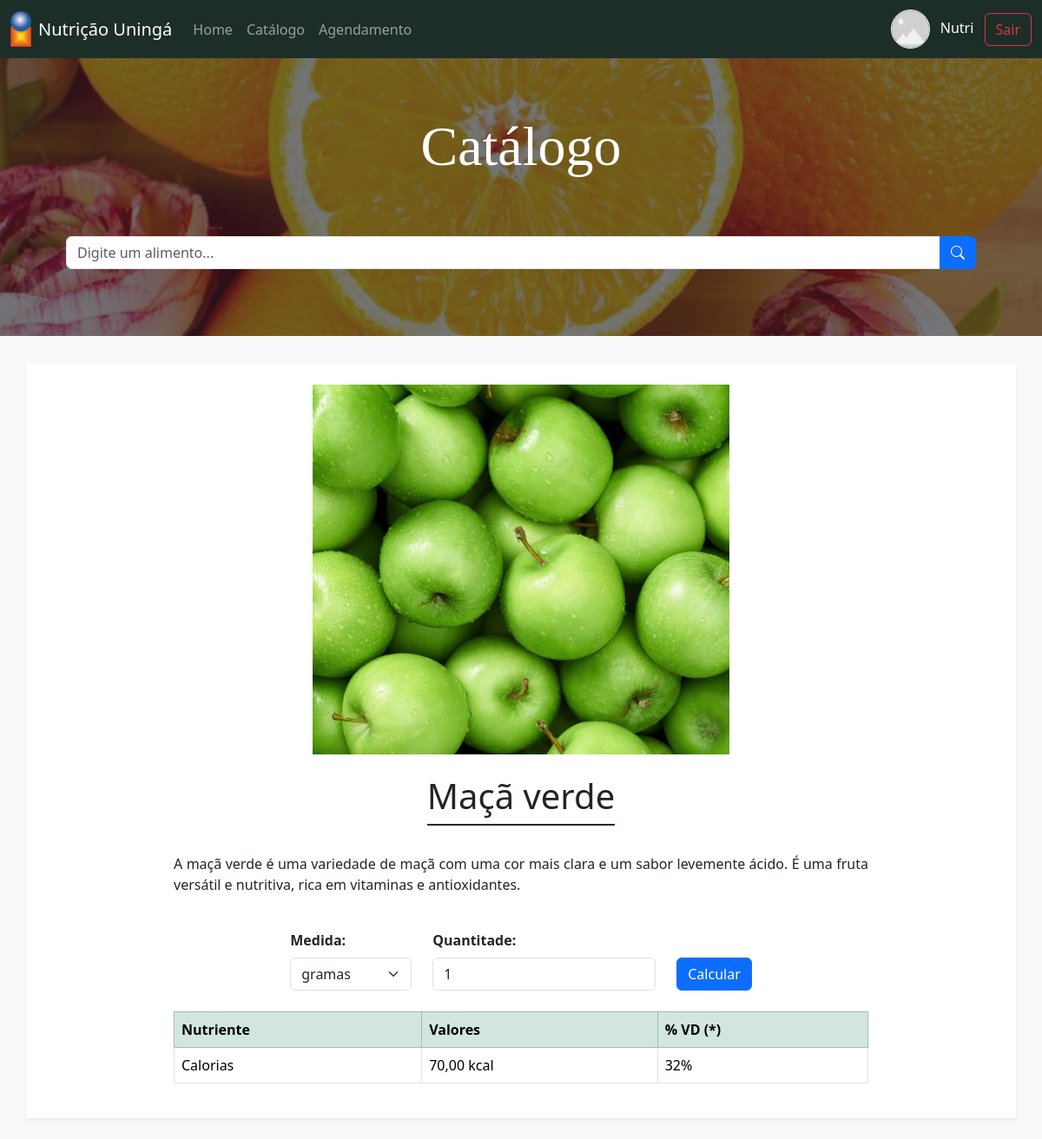
/catalogo/1/ (signed in), run on the app's committed database.
### login/models.py (models this page shows, shortened)
class User(AbstractUser):
    is_cliente = models.BooleanField(default=False)
    is_nutricionista = models.BooleanField(default=False)
    username = models.CharField(unique=True, max_length=50, null=True, blank=True)
    email = models.EmailField(unique=True)
    foto = models.ImageField(null=True, blank=True, upload_to="foto_usuario/")
    data_nascimento = models.DateField(null=False, blank=False, default='2000-01-01')
    USERNAME_FIELD = 'email'
    REQUIRED_FIELDS = ['username', 'first_name', 'last_name']
    class Meta:
        verbose_name = 'Usuario'
        verbose_name_plural = 'Usuarios'
        permissions = [
            ("cliente", "Pode visitar sua pagina de cliente"),
            ("nutricionista", "Pode visitar sua pagina de nutricionista"),
        ]

### catalogo/models.py (models this page shows, shortened)
class Alimento(models.Model):
    nome = models.CharField(max_length=150, null=False, unique=True)
    imagem = models.ImageField(null=True, blank=True, upload_to="imagem__alimento/")
    descricao = models.TextField(null=True)
    calorias = models.DecimalField(
        max_digits=6,
        decimal_places=2,
        validators=[MinValueValidator(0)]
    )
    proteinas = models.DecimalField(
        max_digits=6,
        decimal_places=2,
        validators=[MinValueValidator(0)]
    )
    sodio = models.DecimalField(
        max_digits=6,
        decimal_places=2,
        validators=[MinValueValidator(0)]
    )
    class Meta:
        verbose_name = "Alimento"
        verbose_name_plural = "Alimentos"

### catalogo/views.py (the view)
# urls.py: path('catalogo/<int:id>/', views.alimento, name='alimento'),
def alimento(request, id):
    alimento = Alimento.objects.get(id = id)
    return render(request, 'catalogo/alimento.html', {'alimento': alimento})

### catalogo/templates/catalogo/alimento.html (shortened to what this page needs)
{% extends "base.html" %}
{% load static %}
{% block styles %}
    <link rel="stylesheet" href="{% static "css/catalogo/catalogo.css" %}">
    <link rel="stylesheet" href="{% static "css/catalogo/alimento.css" %}">
{% endblock styles %}
{% block conteudo %}
    <main>
        {% include "partials/catalogo/pesquisa.html" %}
        <section class="container bg-white d-flex flex-column justify-content-center align-items-center shadow-sm gap-4 py-4 my-4">
            {% if alimento.imagem %}
                <img
                    class="imagem-alimento"
                    src="{{ alimento.imagem.url }}"
                    alt="imagem de {{alimento.nome}}">
            {% else %}
                <img
                    class="imagem-alimento"
                    src="{% static "img/placeholder.png" %}"
                    alt="Placeholder">
            {% endif %}
            <h1 class="titulo">{{alimento.nome}}</h1>
            <p class="descricao">{{alimento.descricao}}</p>
            <form class="d-flex justify-content-center align-items-center gap-4" action="">
                <div>
                    <label for="medida" class="form-label fw-bold">Medida:</label>
                    <select class="form-select" id="medida">
                        <option selected value="1">gramas</option>
                    </select>
                </div>
                <div>
                    <label class="form-label fw-bold">Quantitade:</label>
                    <input type="number" class="form-control" id="quantitade" value="1">
                </div>
                <button class="btn btn-primary" type="button" style="margin-top: 1.95rem;">Calcular</button>
            </form>
            {% include "partials/catalogo/tabela_nutricional.html" %}
        </section>
    </main>
{% endblock conteudo %}

### catalogo/templates/partials/usuario.html
{% load static %}
{% if user.is_authenticated %}
    <div class="text-end">
        {% if user.is_cliente %}
            <a class="text-white mx-2 text-decoration-none" href="{% url 'pagina_cliente' %}">
                {% if user.foto %}
                    <img
                        class="imagem-usuario mx-2"
                        src="{{user.foto.url}}"
                        alt="foto de {{user.first_name}}"
                    >
                {% else %}
                    <img
                        class="imagem-usuario mx-2"
                        src="{% static "img/placeholder.png" %}"
                        alt="Placeholder"
                    >
                {% endif %}
                <span>{{user.first_name}}</span>
            </a>
        {% elif user.is_nutricionista %}
            <a class="text-white mx-2 text-decoration-none" href="{% url 'pagina_nutricionista' %}">
                {% if user.foto %}
                    <img
                        class="imagem-usuario mx-2"
                        src="{{user.foto.url}}"
                        alt="foto de {{user.first_name}}"
                    >
                {% else %}
                    <img
                        class="imagem-usuario mx-2"
                        src="{% static "img/placeholder.png" %}"
                        alt="Placeholder"
                    >
                {% endif %}
                <span>{{user.first_name}}</span>
            </a>
        {% else %}
            <span class="text-white">
                Administrador
            </span>
        {% endif %}
        <a class="btn btn-outline-danger" href="{% url 'logout' %}">
            Sair
        </a>
    </div>
{% else %}
    <div class="text-end">
        <a class="btn btn-outline-light" href="{% url "tipo_login" %}">Entrar</a>
    </div>
{% endif %}

### catalogo/templates/partials/catalogo/tabela_nutricional.html (shortened to what this page needs)
<table class="table table-bordered">
    <thead class="table-success">
        <tr>
            <th>Nutriente</th>
            <th>Valores</th>
            <th>% VD (*)</th>
        </tr>
    </thead>
    <tbody>
        {% if alimento.calorias %}
            <tr>
                <td>Calorias</td>
                <td>{{alimento.calorias}} kcal</td>
                <td>32%</td>
            </tr>
        {% endif %}
    </tbody>
</table>

### catalogo/static/css/style.css (style rules this page uses)
:root { --cor-primaria: #1d2e28; --fonte-titulo: "Arvo", serif; }

### catalogo/static/css/header.css (style rules this page uses)
.imagem-usuario { width: 2.8rem; height: 2.8rem; border-radius: 50%; border: 1px solid white; }

### catalogo/static/css/catalogo/catalogo.css (style rules this page uses)
.section h1, form { z-index: 100; }

### catalogo/static/css/catalogo/alimento.css (style rules this page uses)
.imagem-alimento { max-width: 30rem; }
.titulo { border-bottom: 2px solid var(--cor-primaria); padding-bottom: .5rem; }
.descricao { max-width: 50rem; text-align: justify; }
table { max-width: 50rem; }

### data on the page
User: first_name "Nutri"
Alimento: imagem (picture), nome "Maçã verde", descricao "A maçã verde é uma variedade de maçã com uma cor mais clara e um sabor levemente ácido. É uma fruta versátil e nutritiva, rica em vitaminas e antioxidantes.", calorias "70,00"
